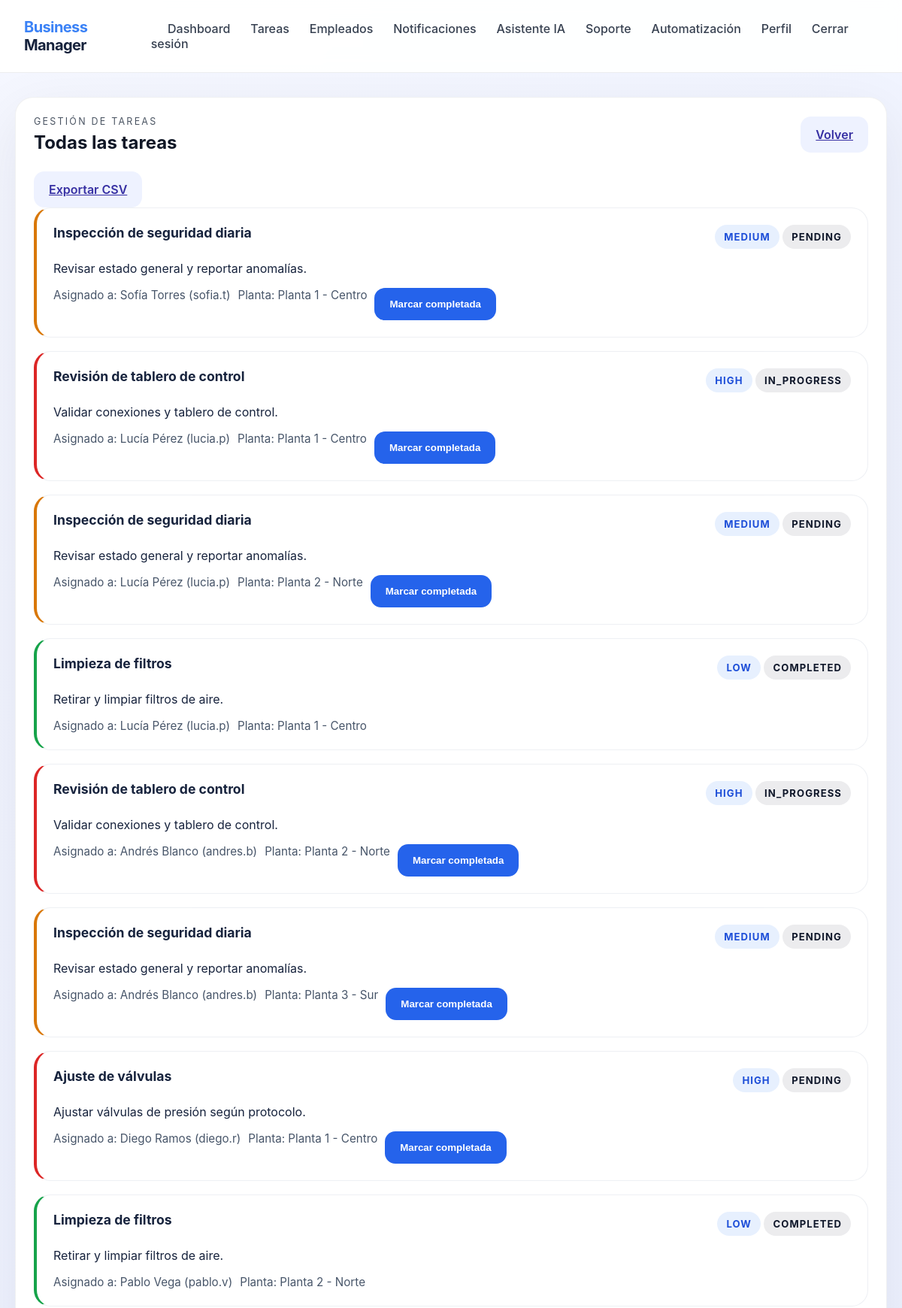
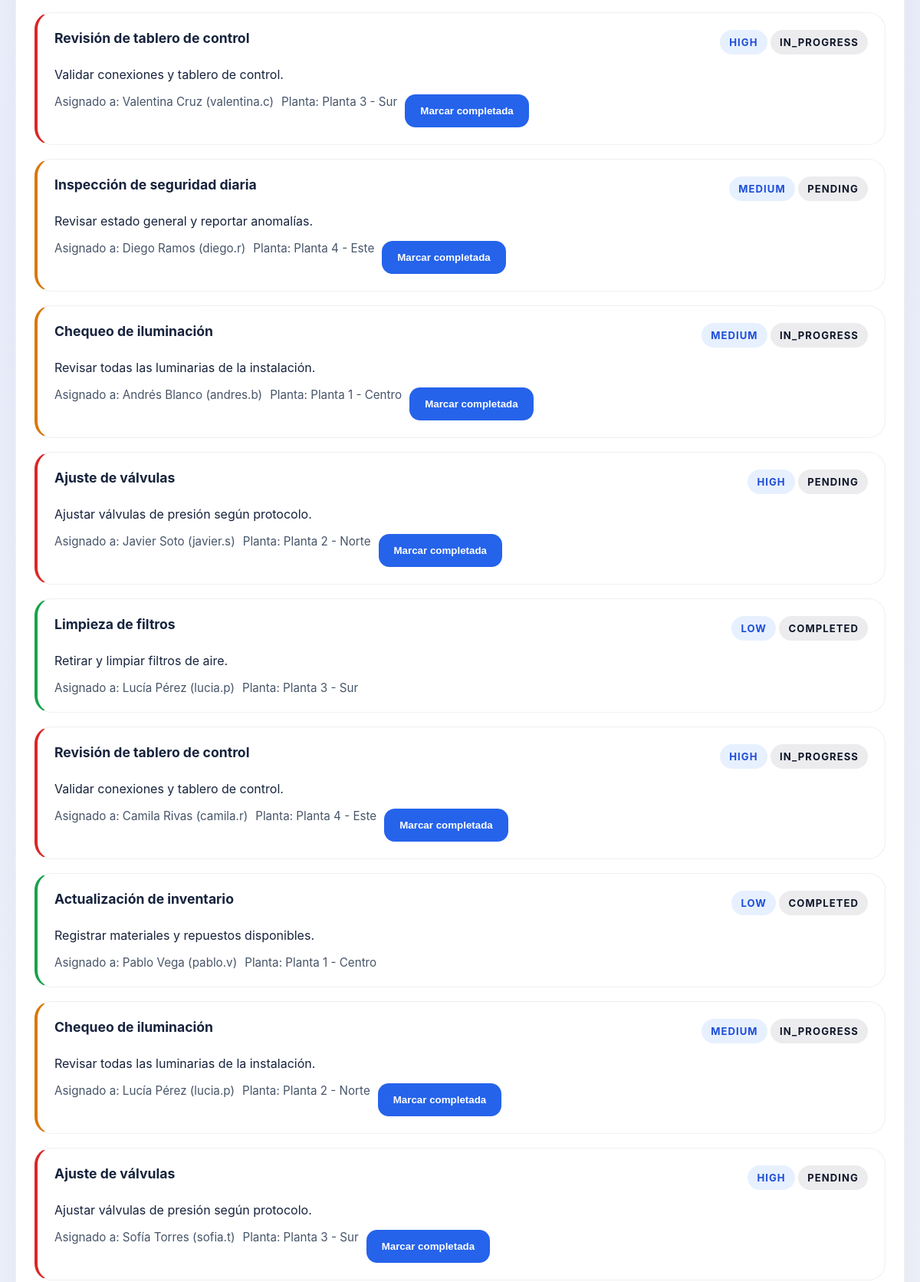
The app's page /tasks (signed in, upper part) with its own data (2 pictures, top to bottom).
### models.py (models this page shows)
class Task(Base):
    __tablename__ = 'tasks'
    id = Column(Integer, primary_key=True, index=True)
    title = Column(String, nullable=False)
    description = Column(Text, default='')
    priority = Column(String, nullable=False)
    status = Column(String, nullable=False)
    assigned_to = Column(Integer, ForeignKey('employees.id'))
    plant_id = Column(Integer, ForeignKey('plants.id'), nullable=False, default=1)
    created_at = Column(DateTime, default=datetime.utcnow)
    employee = relationship('Employee', back_populates='tasks')
    plant = relationship('Plant')

class Employee(Base):
    __tablename__ = 'employees'
    id = Column(Integer, primary_key=True, index=True)
    name = Column(String, nullable=False)
    role = Column(String, nullable=False)
    user_id = Column(Integer, ForeignKey('users.id'), nullable=True)
    phone_number = Column(String, nullable=True)
    created_at = Column(DateTime, default=datetime.utcnow)
    tasks = relationship('Task', back_populates='employee')
    account = relationship('User', back_populates='employee_profile')

class User(Base):
    __tablename__ = 'users'
    id = Column(Integer, primary_key=True, index=True)
    username = Column(String, unique=True, nullable=False, index=True)
    password_hash = Column(String, nullable=False)
    role = Column(String, nullable=False, default='staff')
    created_at = Column(DateTime, default=datetime.utcnow)
    audits = relationship('AuditLog', back_populates='user')
    employee_profile = relationship('Employee', back_populates='account', uselist=False)
    notifications = relationship('Notification', back_populates='recipient')
    support_tickets = relationship('SupportTicket', back_populates='user')
    failed_login_attempts = Column(Integer, default=0)
    last_failed_login_at = Column(DateTime, nullable=True)
    locked_until = Column(DateTime, nullable=True)
    mfa_enabled = Column(Boolean, default=False)
    mfa_secret = Column(String, nullable=True)

class Plant(Base):
    __tablename__ = 'plants'
    id = Column(Integer, primary_key=True, index=True)
    name = Column(String, nullable=False, unique=True)
    location = Column(String, nullable=True)
    description = Column(Text, nullable=True)
    created_at = Column(DateTime, default=datetime.utcnow)
    user_accesses = relationship('UserPlantAccess', back_populates='plant', cascade='all, delete-orphan')
    support_tickets = relationship('SupportTicket', back_populates='plant')

### main.py (the view)
@app.get("/tasks", response_class=HTMLResponse)
def read_tasks(request: Request, db: Session = Depends(get_db)):
    current_user = require_login(request, db)
    if isinstance(current_user, RedirectResponse):
        return current_user
    page = int(request.query_params.get("page", "1"))
    page_size = int(request.query_params.get("page_size", "25"))
    query = db.query(Task).order_by(Task.created_at.desc())
    if current_user.role != "admin":
        plant_ids = get_user_accessible_plant_ids(db, current_user)
        if plant_ids:
            query = query.filter(Task.plant_id.in_(plant_ids))
        else:
            return templates.TemplateResponse(request, "tasks.html", {"request": request, "current_user": current_user, "tasks": [], "plant": None})
    total = query.count()
    tasks = query.offset((page - 1) * page_size).limit(page_size).all()
    return templates.TemplateResponse(request, "tasks.html", {"request": request, "current_user": current_user, "tasks": tasks, "plant": None, "total": total, "page": page, "page_size": page_size})

### templates/tasks.html (shortened to what this page needs)
<!DOCTYPE html>
<html lang="es">
<head>
    <link rel="stylesheet" href="{{ url_for('static', path='style.css') }}">
</head>
<body>
    <header class="topbar">
        <div class="brand"><span class="brand-highlight">Business</span> Manager</div>
        <nav>
            <a href="/">Dashboard</a>
            <a href="/tasks">Tareas</a>
            <a href="/employees">Empleados</a>
            <a href="/notifications">Notificaciones</a>
            <a href="/assistant">Asistente IA</a>
            <a href="/support">Soporte</a>
            <a href="/support/automation-rules">Automatización</a>
            <a href="/profile">Perfil</a>
            <a href="/logout">Cerrar sesión</a>
        </nav>
    </header>
    <main class="page-grid page-wide">
        <section class="panel list-panel">
            <div class="panel-header">
                <div>
                    <p class="eyebrow">Gestión de tareas</p>
                    <h1>{{ plant.name if plant else 'Todas las tareas' }}</h1>
                </div>
                <a class="button button-secondary" href="{{ '/plant/' ~ plant.id if plant else '/' }}">Volver</a>
            </div>
            <div style="margin-left:auto">
                <a class="button button-secondary" href="/tasks/export_csv">Exportar CSV</a>
            </div>
            {% if tasks %}
            <div class="task-cards task-list">
                {% for task in tasks %}
                <div class="task-card priority-{{ task.priority }} status-{{ task.status }}">
                    <div class="task-card-header">
                        <h3>{{ task.title }}</h3>
                        <div>
                            <span class="badge badge-priority">{{ task.priority }}</span>
                            <span class="badge badge-status">{{ task.status }}</span>
                        </div>
                    </div>
                    <p>{{ task.description or 'Sin descripción' }}</p>
                    <div class="task-card-footer">
                        <span>Asignado a: {{ task.employee.name if task.employee else 'Sin asignar' }}{% if task.employee and task.employee.account %} ({{ task.employee.account.username }}){% endif %}</span>
                    <span>Planta: {{ task.plant.name if task.plant else 'Sin planta' }}</span>
                        {% if task.status != 'completed' %}
                        <form action="/tasks/{{ task.id }}/complete" method="post" class="inline-form">
                            <button class="button button-primary" type="submit">Marcar completada</button>
                        </form>
                        {% endif %}
                    </div>
                </div>
                {% endfor %}
            </div>
            {% else %}
            <div class="empty-message">No se encontraron tareas.</div>
            {% endif %}
        </section>
    </main>
</body>
</html>

### static/style.css (style rules this page uses)
* { box-sizing: border-box; }
body { margin: 0; font-family: Inter, system-ui, -apple-system, BlinkMacSystemFont, 'Segoe UI', sans-serif; background: radial-gradient(circle at top left, #f5f7ff 0%, #eef2ff 40%, #f4f7fb 100%); color: #17233d; }
.topbar { display: flex; justify-content: space-between; align-items: center; padding: 24px 32px; background: rgba(255, 255, 255, 0.92); backdrop-filter: blur(10px); border-bottom: 1px solid rgba(20, 30, 60, 0.08); position: sticky; top: 0; z-index: 10; }
.brand { font-size: 1.25rem; font-weight: 700; letter-spacing: -0.03em; }
.brand-highlight { color: #3b82f6; }
nav a { margin-left: 1.4rem; text-decoration: none; color: #374151; font-weight: 500; }
.page-grid { width: min(1180px, calc(100% - 40px)); margin: 32px auto; display: grid; gap: 24px; }
.page-wide { grid-template-columns: 1fr; }
.panel { background: rgba(255, 255, 255, 0.96); border: 1px solid rgba(15, 23, 42, 0.06); border-radius: 24px; padding: 28px; box-shadow: 0 24px 80px rgba(15, 23, 42, 0.08); }
.panel-header, .card-header { display: flex; align-items: center; justify-content: space-between; gap: 16px; margin-bottom: 24px; }
.eyebrow { margin: 0 0 6px; text-transform: uppercase; letter-spacing: 0.18em; color: #4b5563; font-size: 0.78rem; }
h1, h2 { margin: 0; color: #111827; }
.card, .form-card, .preview-card, .list-panel { border-radius: 24px; padding: 24px; background: #ffffff; }
.button, button { display: inline-flex; align-items: center; justify-content: center; border-radius: 14px; border: none; padding: 14px 20px; font-weight: 600; cursor: pointer; transition: transform 0.2s ease, box-shadow 0.2s ease; }
.button-primary, button[type="submit"] { background: #2563eb; color: #ffffff; }
.button-secondary, .button { background: #eef2ff; color: #3730a3; }
.task-cards { display: grid; gap: 18px; }
.task-card { padding: 22px; border-radius: 22px; background: #ffffff; border: 1px solid rgba(148, 163, 184, 0.16); }
.task-card-header { display: flex; justify-content: space-between; align-items: flex-start; gap: 16px; margin-bottom: 14px; }
.task-card h3 { margin: 0; font-size: 1.1rem; }
.task-meta, .task-card-footer { display: flex; gap: 10px; flex-wrap: wrap; color: #475569; margin-top: 14px; font-size: 0.95rem; }
.badge { display: inline-flex; align-items: center; justify-content: center; padding: 8px 12px; border-radius: 999px; font-size: 0.82rem; text-transform: uppercase; letter-spacing: 0.08em; font-weight: 700; }
.badge-priority { background: rgba(59, 130, 246, 0.12); color: #1d4ed8; }
.badge-status { background: rgba(16, 185, 129, 0.12); color: #047857; }
.badge-status { background: rgba(15, 23, 42, 0.08); color: #0f172a; }
.priority-low { border-left: 4px solid #16a34a; }
.priority-medium { border-left: 4px solid #d97706; }
.priority-high { border-left: 4px solid #dc2626; }

### records on screen
Task: title "Inspección de seguridad diaria", priority "MEDIUM", status "PENDING", description "Revisar estado general y reportar anomalías.", employee "Sofía Torres", employee.account.username "sofia.t", plant "Planta 1 - Centro"
Task: title "Revisión de tablero de control", priority "HIGH", status "IN_PROGRESS", description "Validar conexiones y tablero de control.", employee "Lucía Pérez", employee.account.username "lucia.p", plant "Planta 1 - Centro"
Task: title "Inspección de seguridad diaria", priority "MEDIUM", status "PENDING", description "Revisar estado general y reportar anomalías.", employee "Lucía Pérez", employee.account.username "lucia.p", plant "Planta 2 - Norte"
Task: title "Limpieza de filtros", priority "LOW", status "COMPLETED", description "Retirar y limpiar filtros de aire.", employee "Lucía Pérez", employee.account.username "lucia.p", plant "Planta 1 - Centro"
Task: title "Revisión de tablero de control", priority "HIGH", status "IN_PROGRESS", description "Validar conexiones y tablero de control.", employee "Andrés Blanco", employee.account.username "andres.b", plant "Planta 2 - Norte"
Task: title "Inspección de seguridad diaria", priority "MEDIUM", status "PENDING", description "Revisar estado general y reportar anomalías.", employee "Andrés Blanco", employee.account.username "andres.b", plant "Planta 3 - Sur"
Task: title "Ajuste de válvulas", priority "HIGH", status "PENDING", description "Ajustar válvulas de presión según protocolo.", employee "Diego Ramos", employee.account.username "diego.r", plant "Planta 1 - Centro"
Task: title "Limpieza de filtros", priority "LOW", status "COMPLETED", description "Retirar y limpiar filtros de aire.", employee "Pablo Vega", employee.account.username "pablo.v", plant "Planta 2 - Norte"
Task: title "Revisión de tablero de control", priority "HIGH", status "IN_PROGRESS", description "Validar conexiones y tablero de control.", employee "Valentina Cruz", employee.account.username "valentina.c", plant "Planta 3 - Sur"
Task: title "Inspección de seguridad diaria", priority "MEDIUM", status "PENDING", description "Revisar estado general y reportar anomalías.", employee "Diego Ramos", employee.account.username "diego.r", plant "Planta 4 - Este"
Task: title "Chequeo de iluminación", priority "MEDIUM", status "IN_PROGRESS", description "Revisar todas las luminarias de la instalación.", employee "Andrés Blanco", employee.account.username "andres.b", plant "Planta 1 - Centro"
Task: title "Ajuste de válvulas", priority "HIGH", status "PENDING", description "Ajustar válvulas de presión según protocolo.", employee "Javier Soto", employee.account.username "javier.s", plant "Planta 2 - Norte"
Task: title "Limpieza de filtros", priority "LOW", status "COMPLETED", description "Retirar y limpiar filtros de aire.", employee "Lucía Pérez", employee.account.username "lucia.p", plant "Planta 3 - Sur"
Task: title "Revisión de tablero de control", priority "HIGH", status "IN_PROGRESS", description "Validar conexiones y tablero de control.", employee "Camila Rivas", employee.account.username "camila.r", plant "Planta 4 - Este"
Task: title "Actualización de inventario", priority "LOW", status "COMPLETED", description "Registrar materiales y repuestos disponibles.", employee "Pablo Vega", employee.account.username "pablo.v", plant "Planta 1 - Centro"
Task: title "Chequeo de iluminación", priority "MEDIUM", status "IN_PROGRESS", description "Revisar todas las luminarias de la instalación.", employee "Lucía Pérez", employee.account.username "lucia.p", plant "Planta 2 - Norte"
Task: title "Ajuste de válvulas", priority "HIGH", status "PENDING", description "Ajustar válvulas de presión según protocolo.", employee "Sofía Torres", employee.account.username "sofia.t", plant "Planta 3 - Sur"

### other values on screen
{{ plant.name if plant else 'Todas las tareas' }} "Todas las tareas"
